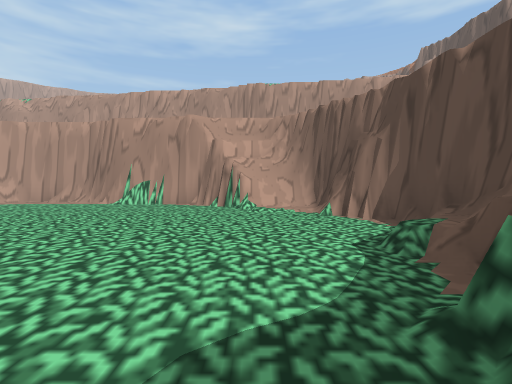
view 1 (above)

13 first-person views from a walk through a 3-D level made in the Unity game engine. The camera is 1.2 m above the floor, tilts 2° down and sees 85° across. The floor is counted in squares, 2 m on a side. Each view is taken from the middle of a square. On the plan, view 1 faces up. The plan holds only what a view shows up to about 9 squares ahead; the rest is blank. The place goes on beyond the plan. The player character is not drawn.

view 2
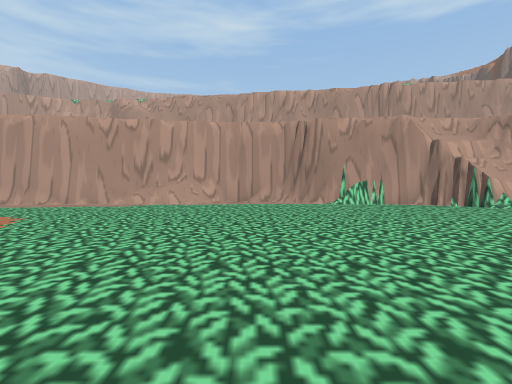

view 3
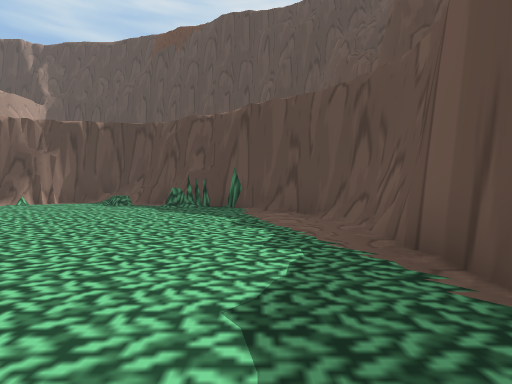

view 4
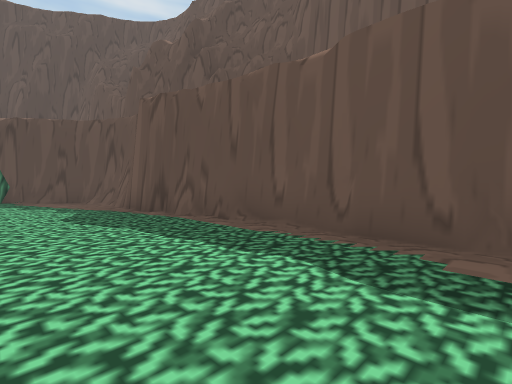

view 5
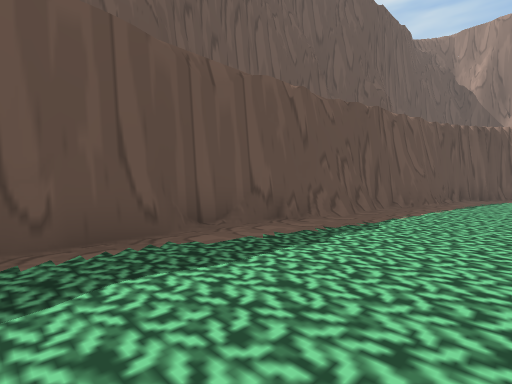

view 6
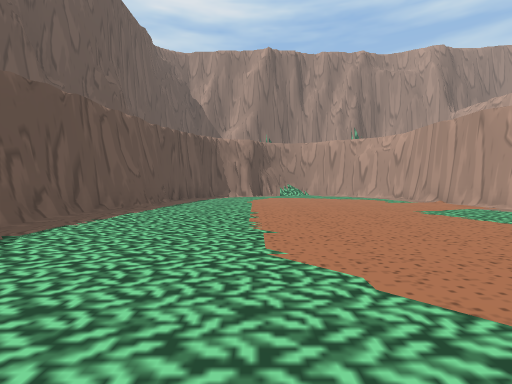

view 7
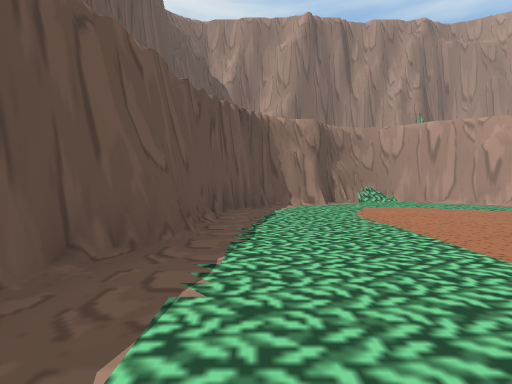

view 8
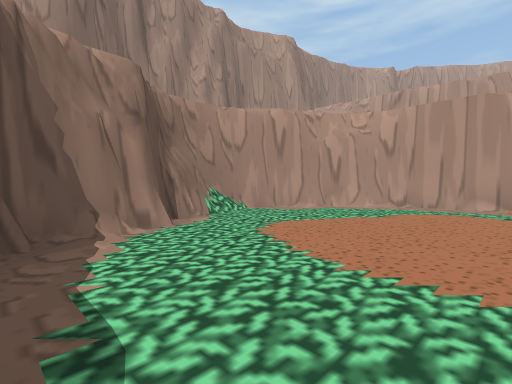

view 9
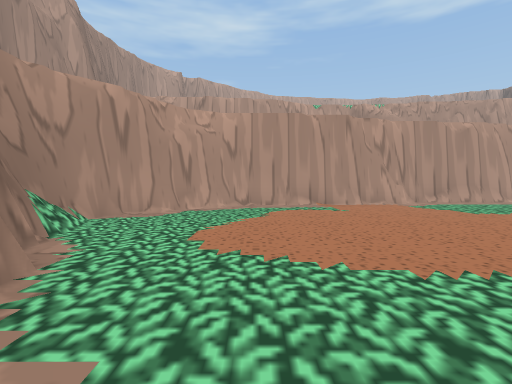

view 10
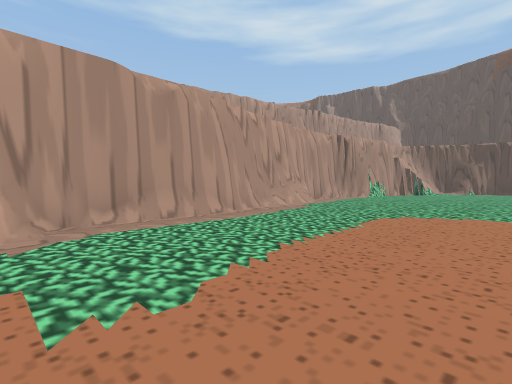

view 11
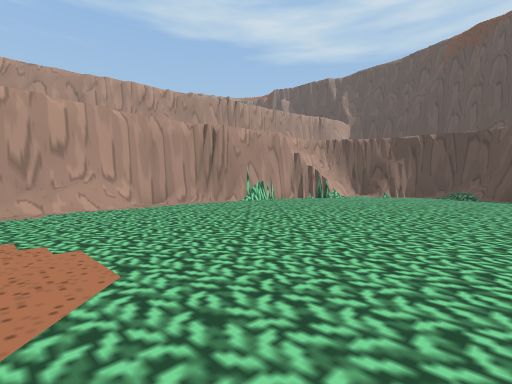

view 12
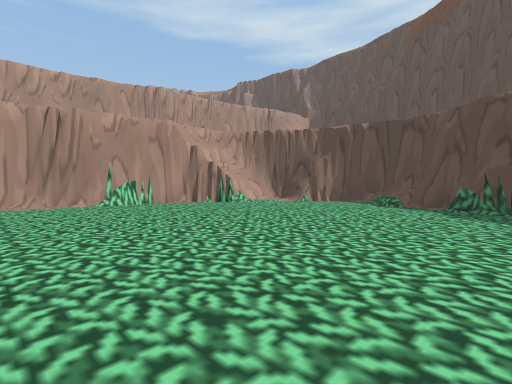

view 13
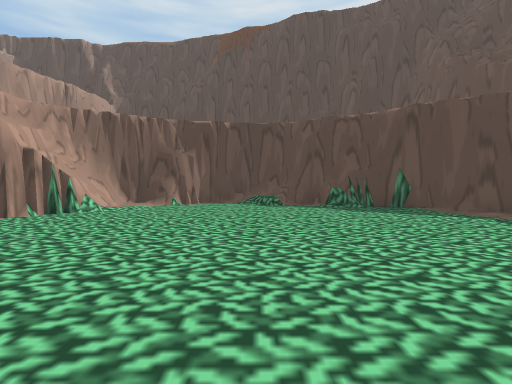

### Floor plan
Key: @ floor where view 1 was taken; # wall or solid block; . floor; / step, stairs or slope.
Columns run from 22 left of view 1 to 3 right of it. Each row starts with its distance up from view 1.
  9               #####
  8        ########...####
  7   ######.............####
  6  ##.................../.#
  5 ##...................../##
  4 #......................./#
  3 #......................./#
  2 #.......................##
  1 ##.....................##
  0  #....................@#
 -1  ##...................##
 -2   #####...............#
 -3       ######.##########
 -4            ###

Positions as (right, up) in squares from view 1, and headings:
1: (0, 0), facing up
2: (-6, 0), facing up
3: (-6, -1), facing right
4: (-10, 0), facing down-right
5: (-8, 0), facing down-left
6: (-9, 1), facing left
7: (-13, -1), facing left
8: (-17, -1), facing up-left
9: (-19, -1), facing up
10: (-15, 3), facing up-right
11: (-10, 1), facing up-right
12: (-6, 0), facing up-right
13: (-6, 3), facing right
